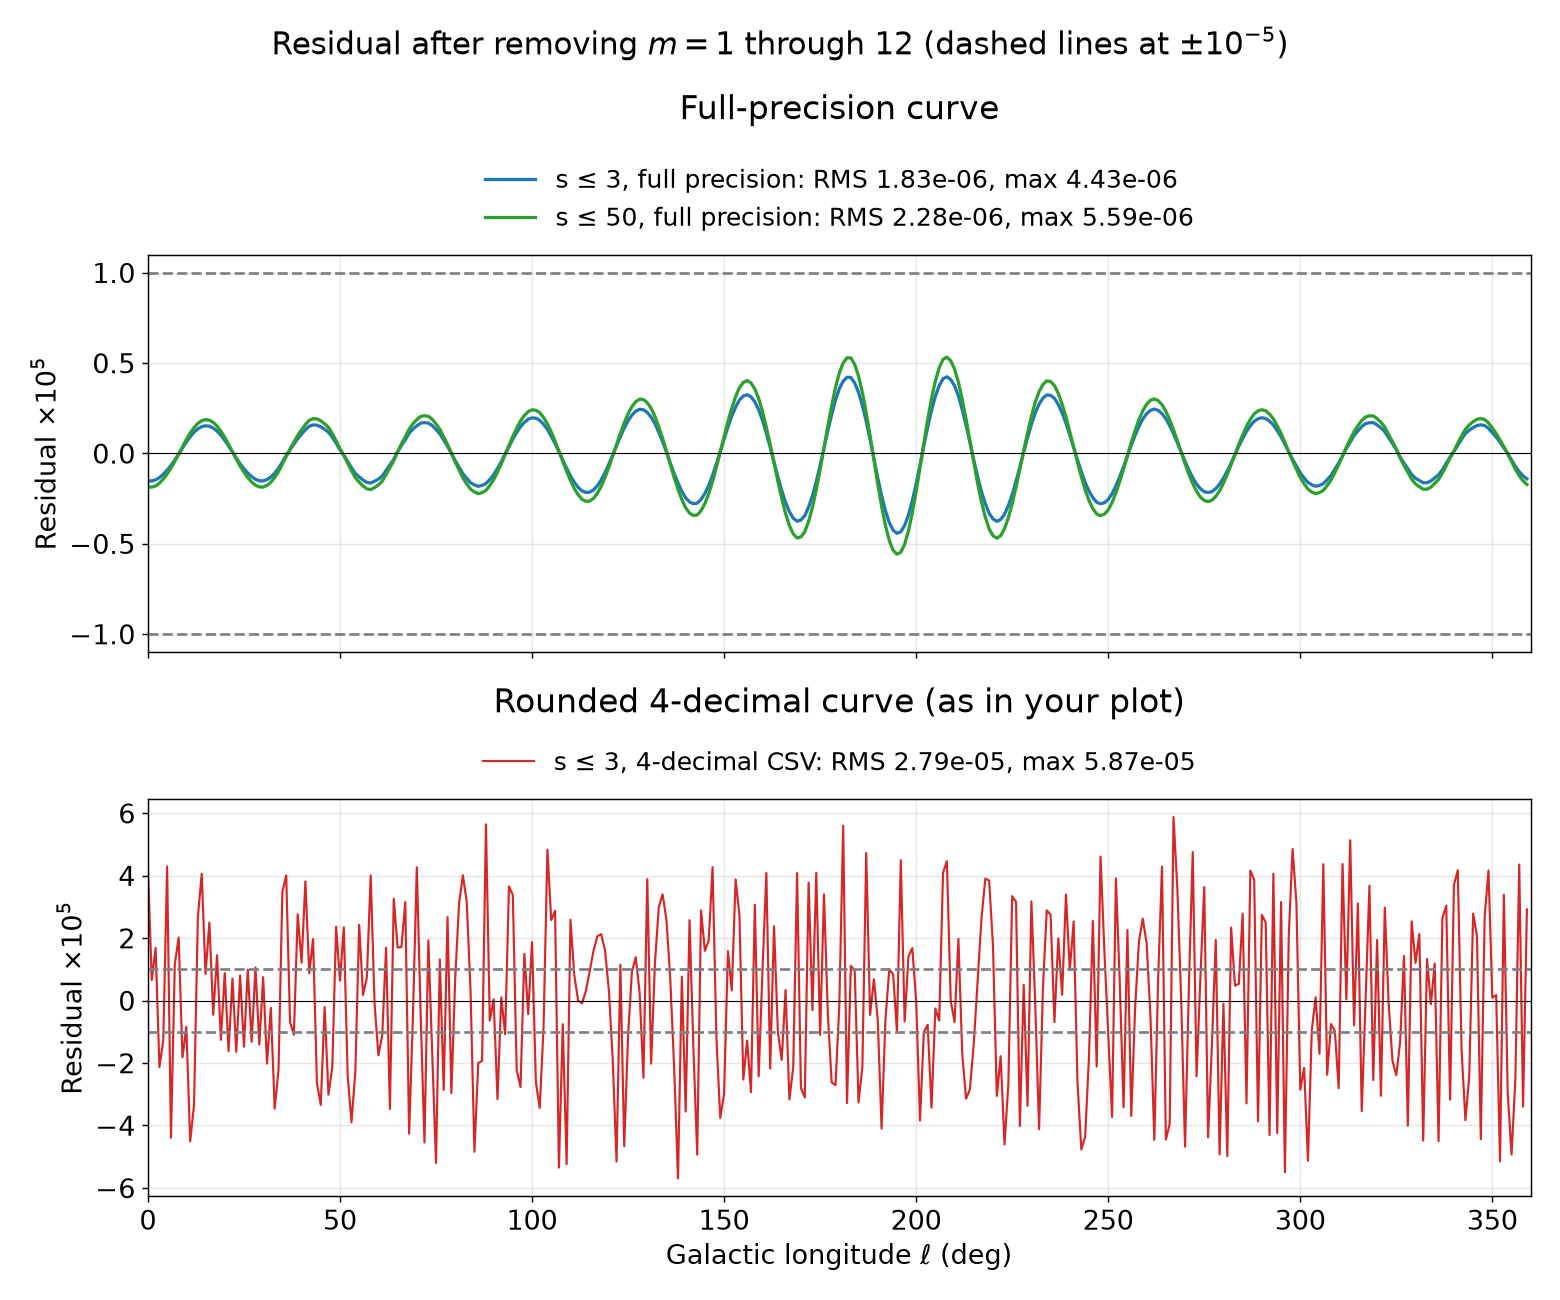

The Python source for this figure:
import json, numpy as np, matplotlib; matplotlib.use("Agg"); import matplotlib.pyplot as plt
src=open("cmb-cancel.py").read().split('if __name__')[0]; g={}; exec(src,g)
out=json.load(open("cmb-cancel.json")); ELL=g["ELL"]; th=np.radians(ELL)
def strip(R,M=12):
    R=R-R.mean()
    for m in range(1,M+1):
        a=2*np.mean(R*np.cos(m*th)); b=2*np.mean(R*np.sin(m*th)); R=R-a*np.cos(m*th)-b*np.sin(m*th)
    return R
def P(k): r=out[k]; return [r[x] for x in ("beta1","q","mu","s","phi_deg")]
cases=[("run2","s ≤ 3, full precision",g["G_FULL"],"C0"),("run3","s ≤ 50, full precision",g["G_FULL"],"C2"),
       ("run2_rounded","s ≤ 3, 4-decimal CSV",g["G_RND"],"C3")]
plt.rcParams.update({"font.size":15})
fig,ax=plt.subplots(2,1,figsize=(12,10),sharex=True)
res={}
for k,lab,G,c in cases:
    L=strip(g["resid"](G,g["S_model"](*P(k))[0])); rm=float(np.sqrt(np.mean(L**2))); mx=float(np.abs(L).max())
    res[k]=dict(rms=rm,max=mx)
    a=ax[1] if "rounded" in k else ax[0]
    a.plot(ELL,L*1e5,color=c,lw=1.8 if "rounded" not in k else 1.2,label=f"{lab}: RMS {rm:.2e}, max {mx:.2e}")
for a,t in zip(ax,["Full-precision curve","Rounded 4-decimal curve (as in your plot)"]):
    a.axhline(1,ls="--",color="gray");a.axhline(-1,ls="--",color="gray");a.axhline(0,color="k",lw=.6)
    a.set_ylabel(r"Residual $\times10^{5}$");a.grid(alpha=.3);a.set_title(t,pad=75 if a is ax[0] else 48)
    a.legend(loc="lower center",bbox_to_anchor=(0.5,1.0),ncol=1,frameon=False,fontsize=14)
ax[1].set_xlabel(r"Galactic longitude $\ell$ (deg)");ax[1].set_xlim(0,360)
fig.suptitle(r"Residual after removing $m=1$ through $12$ (dashed lines at $\pm10^{-5}$)",fontsize=17)
fig.tight_layout(); fig.savefig("cmb-cancel-minus-m1to12.png",dpi=130)
json.dump(res,open("cmb-cancel-minus-m1to12.json","w"),indent=1); print(res)
